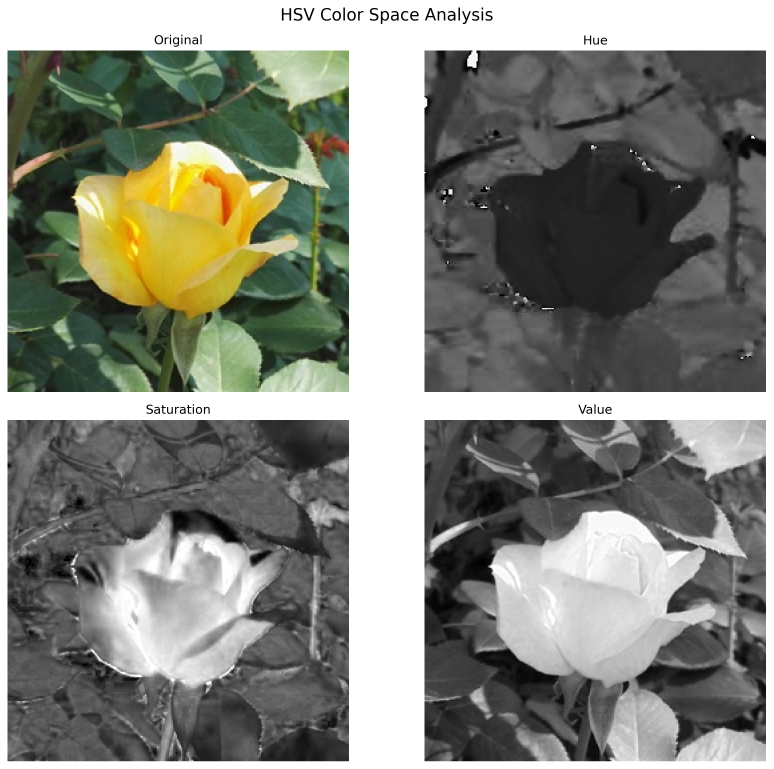
#> input picture Experiment1/output_task5_hsv_analysis.png, 3093 x 3075 px (shown at 1/4 size)
$ python -i task5_recolor_rose.py   (imports and definitions only)
#> lines starting #> are read from the running program, lines starting #| are printed output that depends on the picture; after the words box and inside, x2 and y2 are one past the last pixel; in counts of white or black regions, pixels touching at a corner belong together
"""
Task 5: Change Yellow Rose Color & Grayscale Background
"""
import cv2
import numpy as np
import matplotlib.pyplot as plt
from utils import load_images, save_figure, show_image_grid

def detect_yellow_regions(image_bgr):
    """Detect yellow regions in an image using HSV color space"""
    # Convert to HSV
    hsv = cv2.cvtColor(image_bgr, cv2.COLOR_BGR2HSV)

    # Define yellow range in HSV (adjust these values as needed)
    # Hue range: 15-35 for yellow in OpenCV (0-180 range)
    lower_yellow = np.array([15, 50, 50])
    upper_yellow = np.array([35, 255, 255])

    # Create mask for yellow regions
    mask = cv2.inRange(hsv, lower_yellow, upper_yellow)

    # Apply morphological operations to clean up mask
    kernel = np.ones((5, 5), np.uint8)
    mask = cv2.morphologyEx(mask, cv2.MORPH_CLOSE, kernel)
    mask = cv2.morphologyEx(mask, cv2.MORPH_OPEN, kernel)

    return mask, hsv

# [100 lines left out: functions recolor_rose, main, not called in this run]

# [2 lines not run here, left out]

>>> import cv2
>>> picture = cv2.imread('output_task5_hsv_analysis.png')
#> picture is the input picture: shape (3075, 3093, 3); mean B, G, R 124.9, 133.9, 132.1
>>> result = detect_yellow_regions(picture)
#> in detect_yellow_regions, `hsv = cv2.cvtColor(image_bgr, cv2.COLOR_BGR2HSV)`: hsv: shape (3075, 3093, 3); mean H, S, V 9.7, 20.5, 135.3
#> in detect_yellow_regions, `mask = cv2.inRange(hsv, lower_yellow, upper_yellow)`:
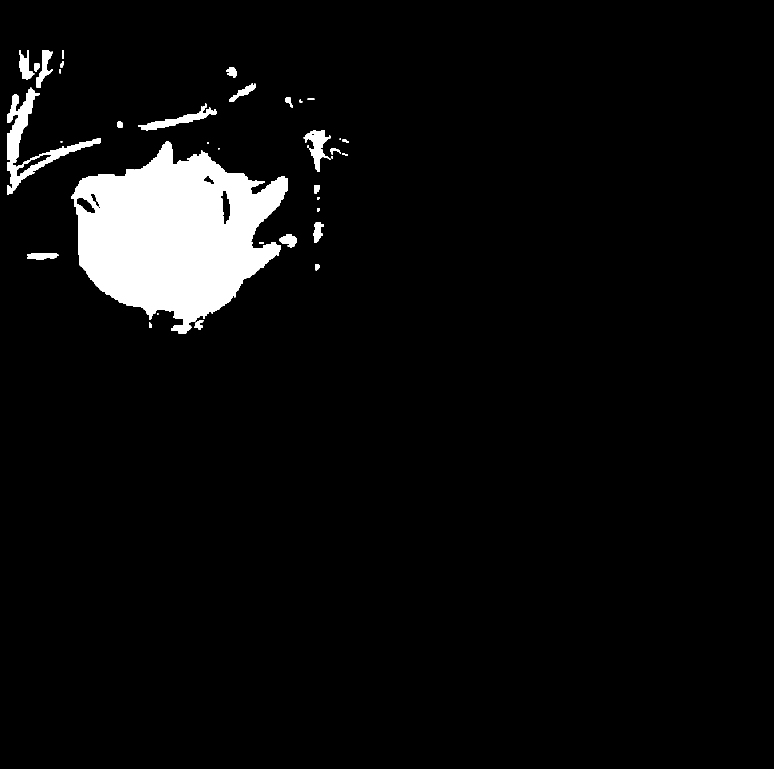
#> mask: shape (3075, 3093) (shown at 1/4 size); 4.8% white; 35 white regions, largest, box (x1, y1, x2, y2) and area: (286, 565, 1151, 1333) 398247, (30, 351, 403, 778) 27015, (553, 415, 868, 522) 6984
